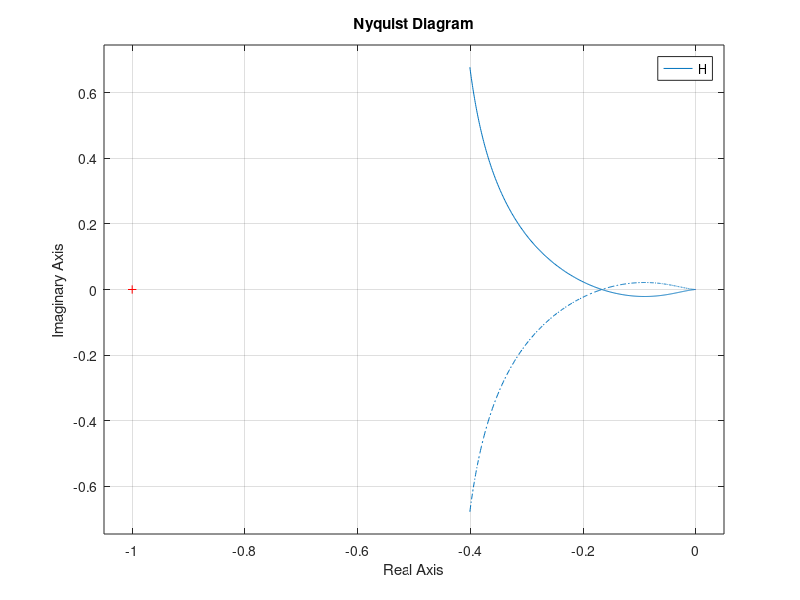
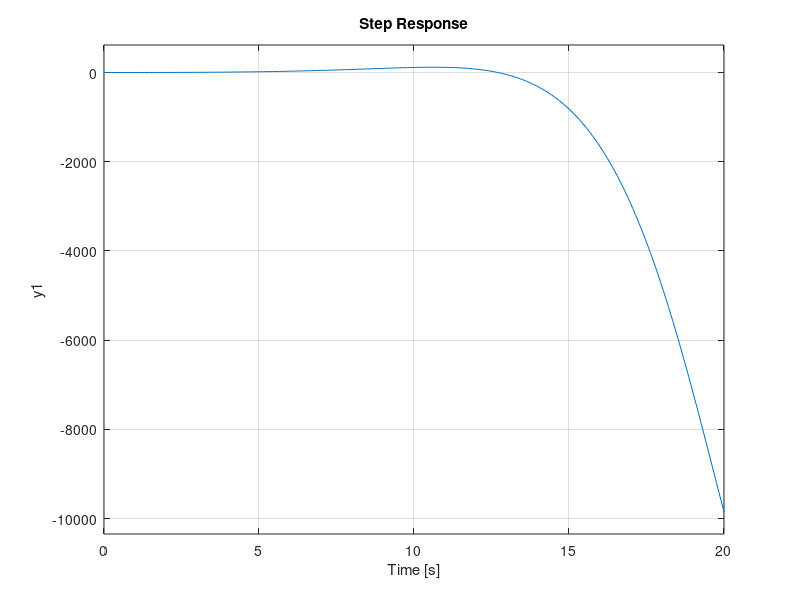
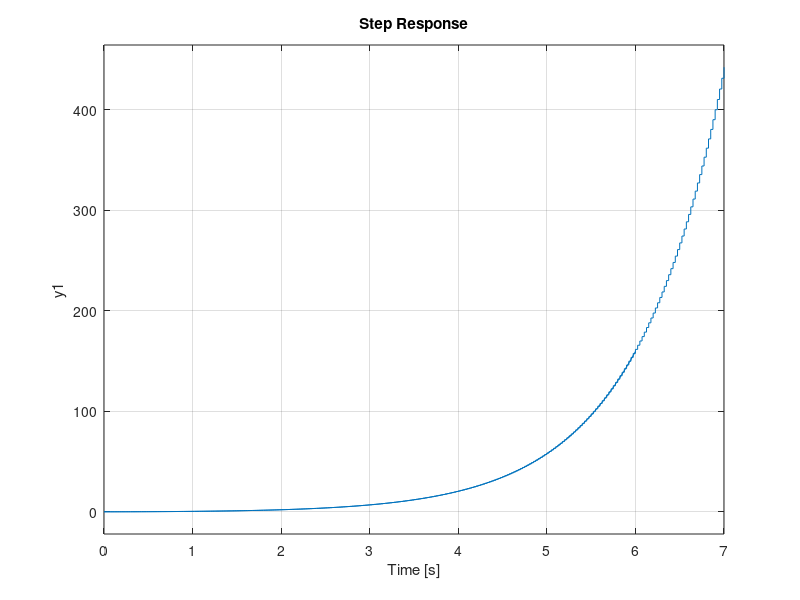
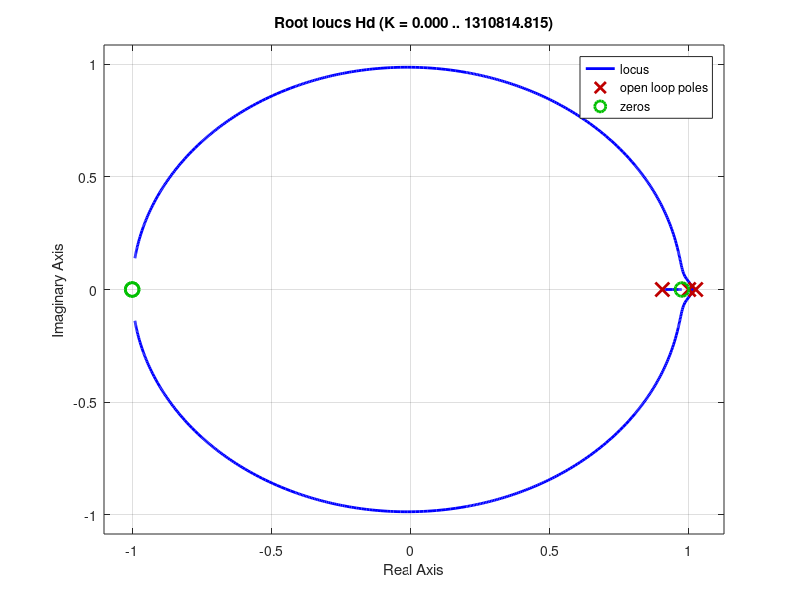

Recreate these plots in MATLAB, in order.
close all
n=1; m=2; k=1;

H=zpk({-n}, {[-(2*n+m), 0, n]}, k)

nyquist(H)

Ho=feedback(H,1)
figure, step(Ho)


Te=1/40; Hd=c2d(H,Te,'tustin')
figure, step(H), hold on, step(Hd)

figure, rlocus(Hd)

[num,dem]=tfdata(H,'v')
[gv,r]=deconv([num zeros(1,3)], dem)

A=[0 0  -3; 1 0 4; 0 1 0]; C=[ 0 1 -2];
Ob=obsv(A,C)
